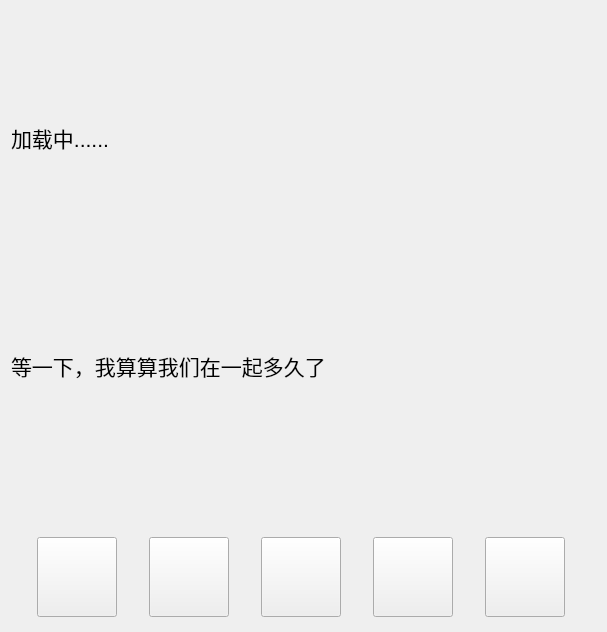
<?xml version="1.0" encoding="UTF-8"?>
<ui version="4.0">
 <class>MainWindow</class>
 <widget class="QMainWindow" name="MainWindow">
  <property name="geometry">
   <rect>
    <x>0</x>
    <y>0</y>
    <width>603</width>
    <height>632</height>
   </rect>
  </property>
  <property name="sizePolicy">
   <sizepolicy hsizetype="Preferred" vsizetype="Preferred">
    <horstretch>0</horstretch>
    <verstretch>0</verstretch>
   </sizepolicy>
  </property>
  <property name="windowTitle">
   <string>MainWindow</string>
  </property>
  <property name="autoFillBackground">
   <bool>false</bool>
  </property>
  <property name="styleSheet">
   <string notr="true"/>
  </property>
  <widget class="QWidget" name="centralWidget">
   <property name="styleSheet">
    <string notr="true">border-image:url(:/bg/images/background.png)</string>
   </property>
   <layout class="QVBoxLayout" name="verticalLayout">
    <item>
     <widget class="QLabel" name="weather">
      <property name="sizePolicy">
       <sizepolicy hsizetype="Expanding" vsizetype="Fixed">
        <horstretch>0</horstretch>
        <verstretch>0</verstretch>
       </sizepolicy>
      </property>
      <property name="minimumSize">
       <size>
        <width>585</width>
        <height>250</height>
       </size>
      </property>
      <property name="maximumSize">
       <size>
        <width>10000000</width>
        <height>250</height>
       </size>
      </property>
      <property name="font">
       <font>
        <pointsize>16</pointsize>
       </font>
      </property>
      <property name="toolTip">
       <string notr="true"/>
      </property>
      <property name="autoFillBackground">
       <bool>false</bool>
      </property>
      <property name="styleSheet">
       <string notr="true">border-image: url();</string>
      </property>
      <property name="text">
       <string>加载中......</string>
      </property>
      <property name="wordWrap">
       <bool>true</bool>
      </property>
     </widget>
    </item>
    <item>
     <spacer name="verticalSpacer_2">
      <property name="orientation">
       <enum>Qt::Vertical</enum>
      </property>
      <property name="sizeType">
       <enum>QSizePolicy::Fixed</enum>
      </property>
      <property name="sizeHint" stdset="0">
       <size>
        <width>20</width>
        <height>20</height>
       </size>
      </property>
     </spacer>
    </item>
    <item>
     <widget class="QLabel" name="date">
      <property name="sizePolicy">
       <sizepolicy hsizetype="Maximum" vsizetype="Fixed">
        <horstretch>0</horstretch>
        <verstretch>0</verstretch>
       </sizepolicy>
      </property>
      <property name="minimumSize">
       <size>
        <width>580</width>
        <height>150</height>
       </size>
      </property>
      <property name="maximumSize">
       <size>
        <width>11000000</width>
        <height>150</height>
       </size>
      </property>
      <property name="font">
       <font>
        <pointsize>16</pointsize>
       </font>
      </property>
      <property name="styleSheet">
       <string notr="true">border-image: url();</string>
      </property>
      <property name="text">
       <string>等一下，我算算我们在一起多久了</string>
      </property>
     </widget>
    </item>
    <item>
     <spacer name="verticalSpacer_3">
      <property name="orientation">
       <enum>Qt::Vertical</enum>
      </property>
      <property name="sizeType">
       <enum>QSizePolicy::Fixed</enum>
      </property>
      <property name="sizeHint" stdset="0">
       <size>
        <width>20</width>
        <height>88</height>
       </size>
      </property>
     </spacer>
    </item>
    <item>
     <layout class="QHBoxLayout" name="horizontalLayout">
      <property name="sizeConstraint">
       <enum>QLayout::SetFixedSize</enum>
      </property>
      <item>
       <widget class="QPushButton" name="light">
        <property name="sizePolicy">
         <sizepolicy hsizetype="Fixed" vsizetype="Fixed">
          <horstretch>0</horstretch>
          <verstretch>0</verstretch>
         </sizepolicy>
        </property>
        <property name="minimumSize">
         <size>
          <width>80</width>
          <height>80</height>
         </size>
        </property>
        <property name="maximumSize">
         <size>
          <width>80</width>
          <height>80</height>
         </size>
        </property>
        <property name="styleSheet">
         <string notr="true">border-image:url(:/button/images/gps.png)</string>
        </property>
        <property name="text">
         <string/>
        </property>
       </widget>
      </item>
      <item>
       <widget class="QPushButton" name="clock">
        <property name="sizePolicy">
         <sizepolicy hsizetype="Fixed" vsizetype="Fixed">
          <horstretch>0</horstretch>
          <verstretch>0</verstretch>
         </sizepolicy>
        </property>
        <property name="minimumSize">
         <size>
          <width>80</width>
          <height>80</height>
         </size>
        </property>
        <property name="maximumSize">
         <size>
          <width>80</width>
          <height>80</height>
         </size>
        </property>
        <property name="styleSheet">
         <string notr="true">border-image:url(:/bg/images/zhendong.png)</string>
        </property>
        <property name="text">
         <string/>
        </property>
       </widget>
      </item>
      <item>
       <widget class="QPushButton" name="write">
        <property name="sizePolicy">
         <sizepolicy hsizetype="Fixed" vsizetype="Fixed">
          <horstretch>0</horstretch>
          <verstretch>0</verstretch>
         </sizepolicy>
        </property>
        <property name="minimumSize">
         <size>
          <width>80</width>
          <height>80</height>
         </size>
        </property>
        <property name="maximumSize">
         <size>
          <width>80</width>
          <height>80</height>
         </size>
        </property>
        <property name="styleSheet">
         <string notr="true">border-image:url(:/bg/images/setting.png)</string>
        </property>
        <property name="text">
         <string/>
        </property>
       </widget>
      </item>
      <item>
       <widget class="QPushButton" name="camera">
        <property name="sizePolicy">
         <sizepolicy hsizetype="Fixed" vsizetype="Fixed">
          <horstretch>0</horstretch>
          <verstretch>0</verstretch>
         </sizepolicy>
        </property>
        <property name="minimumSize">
         <size>
          <width>80</width>
          <height>80</height>
         </size>
        </property>
        <property name="maximumSize">
         <size>
          <width>80</width>
          <height>80</height>
         </size>
        </property>
        <property name="styleSheet">
         <string notr="true">border-image:url(:/button/images/1.png)</string>
        </property>
        <property name="text">
         <string/>
        </property>
       </widget>
      </item>
      <item>
       <widget class="QPushButton" name="exit">
        <property name="sizePolicy">
         <sizepolicy hsizetype="Fixed" vsizetype="Fixed">
          <horstretch>0</horstretch>
          <verstretch>0</verstretch>
         </sizepolicy>
        </property>
        <property name="minimumSize">
         <size>
          <width>80</width>
          <height>80</height>
         </size>
        </property>
        <property name="maximumSize">
         <size>
          <width>80</width>
          <height>80</height>
         </size>
        </property>
        <property name="styleSheet">
         <string notr="true">border-image:url(:/button/images/exit.png)</string>
        </property>
        <property name="text">
         <string/>
        </property>
       </widget>
      </item>
     </layout>
    </item>
   </layout>
  </widget>
 </widget>
 <layoutdefault spacing="6" margin="11"/>
 <resources/>
 <connections/>
</ui>
